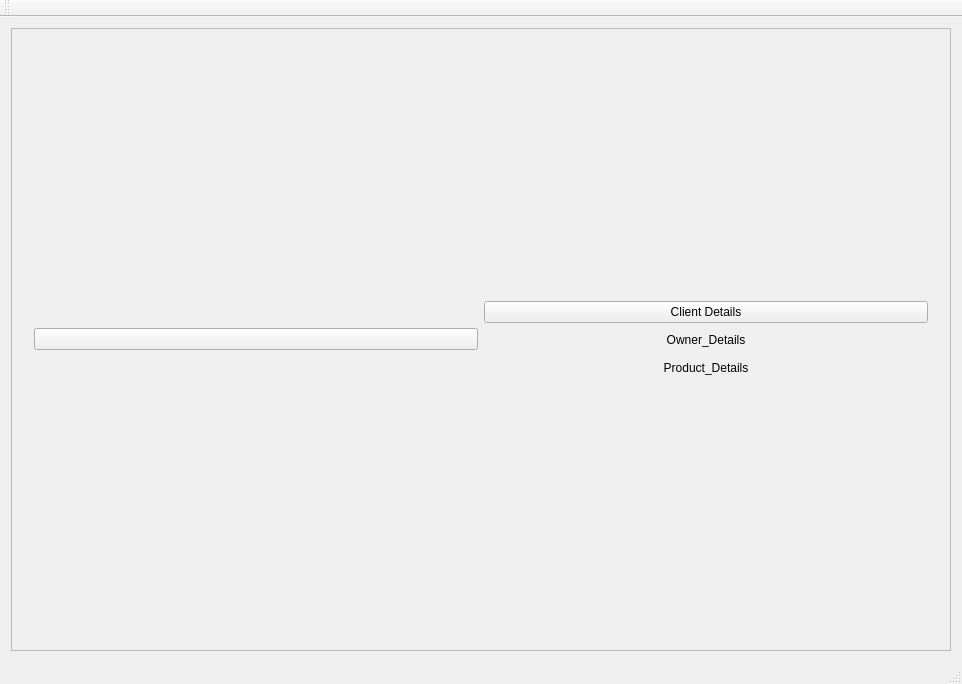
<?xml version="1.0" encoding="UTF-8"?>
<ui version="4.0">
 <class>MainWindow</class>
 <widget class="QMainWindow" name="MainWindow">
  <property name="geometry">
   <rect>
    <x>0</x>
    <y>0</y>
    <width>962</width>
    <height>684</height>
   </rect>
  </property>
  <property name="windowTitle">
   <string>MainWindow</string>
  </property>
  <property name="autoFillBackground">
   <bool>true</bool>
  </property>
  <property name="toolButtonStyle">
   <enum>Qt::ToolButtonTextBesideIcon</enum>
  </property>
  <widget class="QWidget" name="centralWidget">
   <layout class="QGridLayout" name="gridLayout">
    <item row="0" column="0">
     <widget class="QFrame" name="frame">
      <property name="frameShape">
       <enum>QFrame::StyledPanel</enum>
      </property>
      <property name="frameShadow">
       <enum>QFrame::Raised</enum>
      </property>
      <layout class="QGridLayout" name="gridLayout_2">
       <item row="0" column="1">
        <widget class="QWidget" name="widget" native="true">
         <layout class="QGridLayout" name="gridLayout_3">
          <item row="0" column="0" rowspan="5">
           <widget class="QPushButton" name="pushButton">
            <property name="text">
             <string/>
            </property>
            <property name="icon">
             <iconset resource="buttonicon.qrc">
              <normaloff>:/new/prefix1/InvoiceAdd.jpg</normaloff>:/new/prefix1/InvoiceAdd.jpg</iconset>
            </property>
            <property name="iconSize">
             <size>
              <width>233</width>
              <height>233</height>
             </size>
            </property>
           </widget>
          </item>
          <item row="3" column="1">
           <widget class="QPushButton" name="pushButton_3">
            <property name="text">
             <string>Product_Details</string>
            </property>
            <property name="flat">
             <bool>true</bool>
            </property>
           </widget>
          </item>
          <item row="2" column="1">
           <widget class="QPushButton" name="pushButton_2">
            <property name="text">
             <string>Owner_Details</string>
            </property>
            <property name="flat">
             <bool>true</bool>
            </property>
           </widget>
          </item>
          <item row="1" column="1">
           <widget class="QPushButton" name="pushButton_4">
            <property name="text">
             <string>Client Details</string>
            </property>
           </widget>
          </item>
         </layout>
        </widget>
       </item>
      </layout>
     </widget>
    </item>
   </layout>
  </widget>
  <widget class="QMenuBar" name="menuBar">
   <property name="geometry">
    <rect>
     <x>0</x>
     <y>0</y>
     <width>962</width>
     <height>25</height>
    </rect>
   </property>
  </widget>
  <widget class="QToolBar" name="mainToolBar">
   <attribute name="toolBarArea">
    <enum>TopToolBarArea</enum>
   </attribute>
   <attribute name="toolBarBreak">
    <bool>false</bool>
   </attribute>
  </widget>
  <widget class="QStatusBar" name="statusBar"/>
 </widget>
 <layoutdefault spacing="6" margin="11"/>
 <resources>
  <include location="buttonicon.qrc"/>
 </resources>
 <connections/>
</ui>
